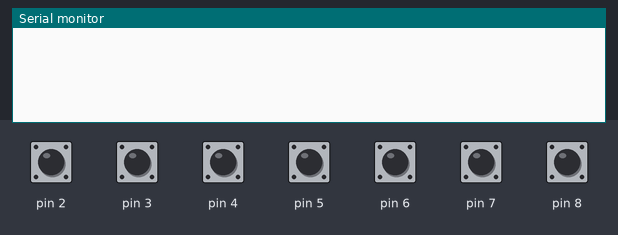
The sketch below on a simulated Arduino Mega 2560, built with avr-gcc and run on an emulated ATmega2560. Shown: the last lines printed to the serial monitor. Inputs (shaded band) come from the test bench; at power-on: pin 2–8 HIGH. Random numbers use the default seed unless the sketch sets one.

Above: at 1.2 s.
1.3 s: pin 2 pulled LOW for 0.25 s
At 2.4 s:
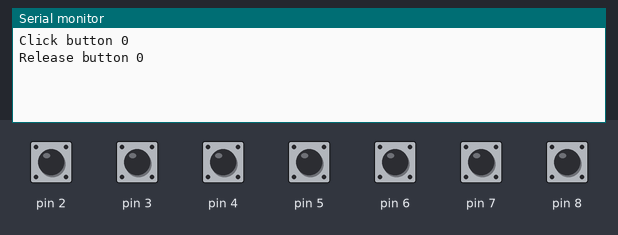
3.1 s: pin 3 pulled LOW for 0.25 s
At 3.36 s:
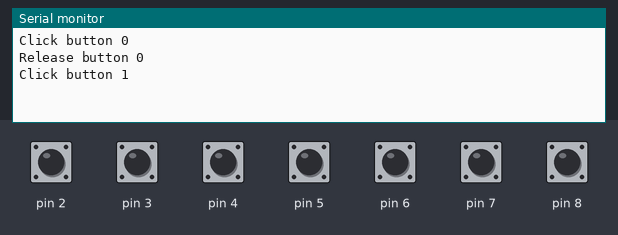
4.8 s: pin 4 pulled LOW for 0.25 s
At 6.2 s:
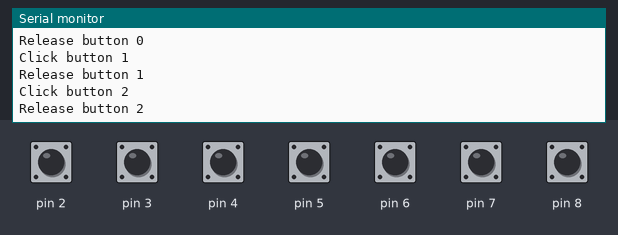
6.5 s: pin 5 pulled LOW for 0.25 s
At 7.6 s:
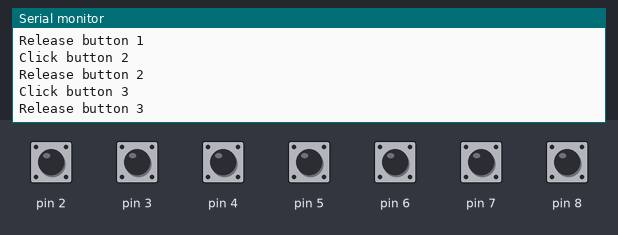
8.2 s: pin 6 pulled LOW for 0.25 s
At 9.0 s:
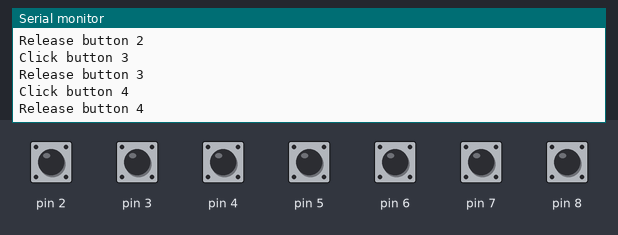
9.9 s: pin 7 pulled LOW for 0.25 s
At 11.5 s:
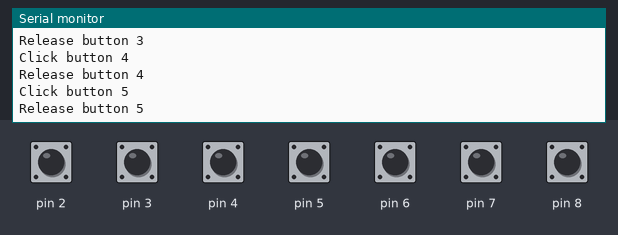

The sketch:

test_lcd_control_buttons.ino
```cpp
bool buttons[] = {false, false, false, false, false, false, false};

// Connecter le cable rouge au ground et les 7 autres aux pins 2 à 8

void setup() {
  // put your setup codehere, to run once:
  Serial.begin(9600);
  pinMode(2, INPUT_PULLUP);
  pinMode(3, INPUT_PULLUP);
  pinMode(4, INPUT_PULLUP);
  pinMode(5, INPUT_PULLUP);
  pinMode(6, INPUT_PULLUP);
  pinMode(7, INPUT_PULLUP);
  pinMode(8, INPUT_PULLUP);
}

void updateButtonValue(int pin, int rank) {
   int value = digitalRead(pin);
   if(!value != buttons[rank]) {
    buttons[rank] = !value;
    if(value == HIGH) {
      Serial.print("Release button ");
    } else {
      Serial.print("Click button ");
    }
    Serial.println(rank);
   }
}

void loop() {
  updateButtonValue(2, 0);
  updateButtonValue(3, 1);
  updateButtonValue(4, 2);
  updateButtonValue(5, 3);
  updateButtonValue(6, 4);
  updateButtonValue(7, 5);
  updateButtonValue(8, 6);
  delay(200);
}
```

Melody.cpp
```cpp
#include "constants.h"
#include "Melody.h"
#include "MemoryFree.h"
using namespace std;
#include "utils/asc.h"
#include "utils/desc.h"
#include "utils/asc_desc.h"

/**
 * Permet de créer une nouvelle passes à partir de la passe précédente et de la mélodie.
 * @returns {Pass} newPass
 */
Pass * createNewPass(Pass * previousPass, Melody * melody) {
  Pass * newPass = new Pass();
  newPass->direction = melody->direction;
  newPass->variation = melody->variation;

  switch (newPass->direction) {
    case DIR_ASC: hydratePassASC(newPass, previousPass, melody); break;
    case DIR_DESC: hydratePassDESC(newPass, previousPass, melody); break;
    case DIR_ASC_DESC: hydratePassASC_DESC(newPass, previousPass, melody); break;
  }

  return newPass;
}

/**
 * A chaque tick, fais avancer la mélodie
 * @return {int} Retourne le pitch de la note midi
 */
int Melody::advance() {
  if (this->passHead) {
    // Si la pass est terminé
    if (this->passNoteIndex >= this->passHead->notesLenght - 1) {
      this->advancePass();
    }
    this->passNoteIndex++;

    PassNote * note = this->passHead->getPassNoteAt(this->passNoteIndex);
    if(note != NULL) {
      return this->getMidiNote(note);
    }
  }
  return -1;
}

/**
 * Génère une nouvelle pass automatiquement en suivant la précédente
 */
void Melody::advancePass() {
  Pass * nextPass = createNewPass(this->passHead, this);

  nextPass->debug(true);

  // Libère la mémoire de la pass courante
  if(this->passHead != NULL) {
    this->passHead->clear();
  }
  delete this->passHead;

  // Réassigne
  this->passHead = nextPass;
  this->passNoteIndex = -1;
}

/**
 * Calcul le pitch MIDI depuis le degrée et l'octave de la note courante et les paramètres de la mélodie
 * @param  {PassNote*} note
 * @return {int} Le pitch midi
 */
int Melody::getMidiNote(PassNote * note) {
  return BASE_NOTE_A0 + this->fundamental + this->octave*12 + note->octave*12 + this->mode[note->degree];
}

/**
 * Récupère la touche enregistrer au rang X
 * @param  {int} rank
 */
InputNode * Melody::getInputAt(int rank) {
  InputNode * current = this->inputHead;

  int index = 0;
  while (current != NULL) {
    if (index == rank + 1) {
      return current;
    }
    current = current->next;
    index++;
  }

  return NULL;
}

/**
 * Ajoute un degree à la mélodie
 */
void Melody::addDegree(int degree) {
  InputNode * current = this->inputHead;

  // Crée le nouvel input
  InputNode * newNode = new InputNode();
  newNode->degree = degree;
  newNode->next = NULL;

  // Si l'input existe déjà, return
  while (current->next != NULL) {
    current = current->next;
    if (current->degree == degree) {
      return;
    }
  }

  current->next = newNode;
  this->inputLength++;

  // Met à jour la passe courante
  this->updatePasses();
}

/**
 * Supprime un degrée à la mélodie
 */
void Melody::removeDegree(int degree) {
  InputNode * current = this->inputHead;
  InputNode * next = 0;

  while(current != NULL) {
    next = current->next;

    if(next->degree == degree) {
      this->inputLength--;
      current->next = next->next;
      delete next;
      this->updatePasses();
      return;
    }
    current = next;
  }
}

/**
 * Modifie la passe courante
 * Utiliser lors des changement d'état de la mélodie
 */
void Melody::updatePasses() {
  Pass * newPass = createNewPass(this->passHead, this);

  if (this->passHead != NULL) {
    this->passHead->clear();
  }

  delete this->passHead;
  this->passHead = newPass;
}

/**
 * Methode de debug
 */
void Melody::debug() {
  #if DEBUG && DEBUG_MELODY
    String debug;
    debug =  String("┌───────── MELODY ─────────\n");
    debug += String("├ Inputs (count : ") + this->inputLength + String(")\n");
    debug += String("├ variation: ") + this->variation + String("\n");
    debug += String("├ octaveLength: ") + this->octaveLength + String("\n");
    debug += String("├ direction: ") + this->direction + String("\n");
    debug += String("├ fundamental: ") + this->fundamental + String("\n");
    debug += String("├ octave: ") + this->octave + String("\n");
    debug += String("└───────── MELODY ─────────\n");

    Serial.println(debug);
  #endif
}
```

Melody.h
```cpp
#ifndef Melody_h
#define Melody_h

#include "constants.h"
#include "Pass.h"

/*
 * Une touche
 */
class InputNode {
  public:
    int degree = -1;
    InputNode * next = NULL;
};

/**
 * Singleton représentant la mélodie
 */
class Melody {
  public:
    int inputLength = 0;
    int fundamental = 0;
    int octave = 1;
    int octaveLength = 1;
    int variation = 1;
    int direction = DIR_ASC;
    int passNoteIndex = -1;

    int mode[7] = MODE_DO;
    InputNode* inputHead = new InputNode();
    Pass* passHead = NULL;

    void addDegree(int degree);
    void removeDegree(int degree);
    void debug();
    void updatePasses();
    int advance();
    void advancePass();
    // Pass* computeNextPass(Pass * currentPass);
    int getMidiNote(PassNote * note);
    InputNode * getInputAt(int rank);
};

#endif
```

MemoryFree.cpp
```cpp
#if (ARDUINO >= 100)
#include <Arduino.h>
#else
#include <WProgram.h>
#endif

extern unsigned int __heap_start;
extern void *__brkval;

/*
 * The free list structure as maintained by the
 * avr-libc memory allocation routines.
 */
struct __freelist {
  size_t sz;
  struct __freelist *nx;
};

/* The head of the free list structure */
extern struct __freelist *__flp;

#include "MemoryFree.h"

/* Calculates the size of the free list */
int freeListSize() {
  struct __freelist* current;
  int total = 0;
  for (current = __flp; current; current = current->nx) {
    total += 2; /* Add two bytes for the memory block's header  */
    total += (int) current->sz;
  }
  return total;
}

int freeMemory() {
  int free_memory;
  if ((int)__brkval == 0) {
    free_memory = ((int)&free_memory) - ((int)&__heap_start);
  } else {
    free_memory = ((int)&free_memory) - ((int)__brkval);
    free_memory += freeListSize();
  }
  return free_memory;
}
```

MemoryFree.h
```cpp
// MemoryFree library based on code posted here:
// https://forum.arduino.cc/index.php?topic=27536.msg204024#msg204024
// Extended by Matthew Murdoch to include walking of the free list.

#ifndef MEMORY_FREE_H
#define MEMORY_FREE_H

#ifdef __cplusplus
extern "C" {
#endif

int freeMemory();

#ifdef  __cplusplus
}
#endif

#endif
```

NoteStack.cpp
```cpp
#include "NoteStack.h"
#include "constants.h"
using namespace std;

/*
 * Send a midi note
 * cmd: int => the channel
 * pitch: int => [21 - 127]
 * velocity: int
 */
void noteOn(int cmd, int pitch, int velocity) {
  if (DEBUG == false) {
    Serial.write(cmd);
    Serial.write(pitch);
    Serial.write(velocity);
  }

  #if DEBUG && DEBUG_NOTESTACK
  if(velocity != 0 || DEBUG_NOTESTACK_OFF) {
    Serial.print("Note :");
    Serial.print(pitch);
    Serial.print("; Velocity :");
    Serial.println(velocity);
  }
  #endif
}

/**
 * Rajoute une nouvelle note dans la pile
 * @param {int} pitch
 * @param {int} velocity
 * @param {float} endTime
 */
void NoteStack::addNote(int pitch, int velocity, float endTime) {
  noteOn(0x90, pitch, velocity);

  NodeNote* node = new NodeNote();
  node->pitch = pitch;
  node->endAt = endTime;
  node->next = this->head;
  this->head = node;
  this->length++;
}

/**
 * Supprime les notes passé en date
 * Exécuter à chaque TICK
 */
void NoteStack::removeOldNotes() {
  NodeNote * current = this->head;
  NodeNote * next;

  int currentTime = millis();
  while (current != NULL) {
    next = current->next;

    if(next != NULL && next->endAt < currentTime) {
      noteOn(0x90, next->pitch, 0x00);
      NodeNote * new_next = next->next;
      this->length--;
      free(next);
      current->next = new_next;
    }

    current = next;
  }
}
```

NoteStack.h
```cpp
#ifndef NodeNote_h
#define NodeNote_h

#include "arduino.h"

/**
 * Une note jouée dans la pile
 * Toutes les notes sont liés entre elles par un pointeur
 * @property {int} pitch La note MIDI
 * @property {int} endAt Moment dans l'horloge ou la note sera arrêté
 * @property {NodeNote*} next Un pointeur vers la note suivante
 */
class NodeNote {
  public:
    int pitch;
    int endAt;
    NodeNote* next;
};

/**
 * Singleton représentant une pile de note
 */
class NoteStack {
  private:
    NodeNote* head = NULL;
    int length = 0;

  public:
    void addNote(int pitch, int velocity, float endTime);
    void removeOldNotes(void);
};

#endif
```

Pass.cpp
```cpp
#include "Pass.h"
#include "constants.h"
using namespace std;

/**
 * Supprime toute les pass suivantes récurivement
 */
void Pass::clear() {
  if(this->noteHead != NULL) {
    // Supprime toute les notes récursivement
    this->noteHead->clear();
  }
  // Reset
  this->direction = 0;
  this->rank = -1;

  // Supprime la référence du pointer
  delete this->noteHead;
  this->noteHead = NULL;
}

/**
 * Rajoute une note au bout de la pass
 * @param {int} degree [0 - 7]
 * @param {int} octave [1 - 4]
 */
void Pass::addNote(int degree, int octave) {
  PassNote * current = this->noteHead;

  // Crée la note
  PassNote * note = new PassNote();
  note->degree = degree;
  note->octave = octave;
  note->next = NULL;
  this->notesLenght++;

  // Si pas de noteHead
  if (current == NULL) {
    this->noteHead = note;
    return;
  }

  // Sinon met au bout de la liste
  while(current->next != NULL) {
    current = current->next;
  }
  current->next = note;
}

/**
 * Récupère la note présente au rank "rank"
 */
PassNote* Pass::getPassNoteAt(int rank) {
  PassNote * current = this->noteHead;
  int index = 0;
  while(current != NULL) {
    if(index == rank) {
      return current;
    }
    current = current->next;
    index++;
  }
  return NULL;
}

/**
 * Debug une passe
 * @param  {boolean} debugNotes Si "true" appellera aussi les méthode de debug des notes contenu dans la passe
 */
void Pass::debug(bool debugNotes) {
  #if DEBUG && DEBUG_MELODY
    Serial.println("------ Pass ------");
    Serial.print("| direction: ");
    Serial.println(this->direction);
    Serial.print("| rank: ");
    Serial.println(this->rank);
    Serial.print("| notes count: ");
    Serial.println(this->notesLenght);
    Serial.print("| variation: ");
    Serial.println(this->variation);
    Serial.print("| noteHead: ");
    Serial.println((int) this->noteHead);
    Serial.println("------ /Pass/ ------");
    Serial.println("");
  #endif
  if (debugNotes && this->noteHead != NULL) {
    this->noteHead->debug(true);
  }
}

/**
 * Supprime toutes les notes suivantes récursivement
 */
void PassNote::clear() {
  if(this->next != NULL) {
    this->next->clear();
  }
  delete this->next;
  this->next = NULL;
}

/**
 * Debug une note
 * @param  {boolean} recursive Si "true" la méthode de débug iterera dans toute les notes suivantes
 */
void PassNote::debug(bool recursive) {
  #if DEBUG && DEBUG_MELODY
    Serial.println("------ Note ------");
    if((int) this == 0) {
      Serial.println("| NULL");
    } else {
      Serial.print("| degree: ");
      Serial.println(this->degree);
      Serial.print("| octave: ");
      Serial.println(this->octave);
    }
    Serial.println("------ /Pass/ ------");
    Serial.println("");
  #endif
  if (recursive && this->next != NULL) {
    this->next->debug(true);
  }
}
```

Pass.h
```cpp
#ifndef Pass_h
#include <arduino.h>
#define Pass_h

/*
 * Une note seule
 */
class PassNote {
  public:
    int degree;
    int octave;
    PassNote * next = NULL;
    void clear();
    void debug(bool recursive = false);
};

/**
 * Une phrase joué
 */
class Pass {
  public:
    PassNote * noteHead = NULL;
    int notesLenght = 0;
    int direction = 0;
    int variation = 0;
    int rank = -1;

    void clear();
    void debug(bool debugNotes = false);
    void addNote(int degree, int octave);
    PassNote * getPassNoteAt(int rank);
};

#endif
```

Rythmic.cpp
```cpp
#include "Rythmic.h"
using namespace std;

double randd() {
  return (double)rand() / ((double)RAND_MAX + 1);
}

RythmicTick * liveTick = new RythmicTick();

Rythmic::Rythmic() {
  this->pointer = 0;
  this->length = 16;
  this->mode = MODE_LIVE;

  this->tickBaseLength = 1.0;
  this->tickRandomLength = 0.8;
  this->tickBaseVelocity = 1.0;
  this->tickRandomVelocity = 0.5;

  this->tmp = new RythmicTick();
  for(int i=0; i<LENGTH_MAX; i++) {
    this->ticks[i] = new RythmicTick();
  }
}

int Rythmic::advance() {
  if(this->mode == MODE_LIVE) {
    this->pointer = 0;
  } else {
    this->pointer = (this->pointer + 1) % this->length;
  }

  return this->pointer;
}

RythmicTick * Rythmic::getTick() {
  return this->mode == MODE_LIVE
    ? liveTick
    : this->ticks[this->pointer];
}

RythmicTick * Rythmic::computeTick() {
  RythmicTick * tick = this->getTick();

  // Compute duration
  this->tmp->duration = this->tickBaseLength*tick->duration; // Base duration
  this->tmp->duration -= this->tmp->duration*this->tickRandomLength*randd();

  this->tmp->velocity = 128*this->tickBaseVelocity;
  this->tmp->velocity -= this->tmp->velocity*this->tickRandomVelocity*randd();

  return this->tmp;
}

int Rythmic::setLength(int length) {
  this->length = length > LENGTH_MAX
    ? LENGTH_MAX
    : length;

  return this->length;
}

int Rythmic::getLength() {
  return this->length;
}
```

Rythmic.h
```cpp
#ifndef Rythmic_h
#define Rythmic_h
#include "arduino.h"
#include "constants.h"
#define LENGTH_MAX 64

class RythmicTick {
  public:
    float duration = 1;
    float velocity = 1;
    RythmicTick* next = NULL;
};

/**
 * Singleton représentant la structure rythmique
 */
class Rythmic {
  private:
   int pointer;
   int length;
   RythmicTick * tmp;

  public:
    int mode;
    float tickBaseLength;
    float tickRandomLength;
    float tickBaseVelocity;
    float tickRandomVelocity;

    RythmicTick * ticks[LENGTH_MAX];
    Rythmic();
    RythmicTick * getTick();
    RythmicTick * computeTick();

    int advance();
    int setLength(int length);
    int getLength();
};

#endif
```

constants.h
```cpp
// DEBUG
#define DEBUG true
#define DEBUG_MEMORY false
#define DEBUG_NOTESTACK false
#define DEBUG_NOTESTACK_OFF false
#define DEBUG_MELODY false
#define DEBUG_LCD_BTN_MODULE false

// Rates
#define rate1_1 1
#define rate1_2 0.5
#define rate1_4 0.25
#define rate1_8 0.125
#define rate1_16 0.0625
#define rate1_32 0.03125
#define rate1_64 0.015625
#define rate1_128 0.0078125

// Types de progressions
#define DIR_ASC 1
#define DIR_DESC 2
#define DIR_ASC_DESC 3
#define DIR_IN 4
#define DIR_RAND 5
#define DIR_HAND 6

// Etat
#define MODE_LIVE 1
#define MODE_GRID 2

// Modes harmonique
#define MODE_DO {0, 2, 4, 5, 7, 9, 11}
#define MODE_RE {0, 2, 3, 5, 7, 9, 10}
#define MODE_MI {0, 1, 3, 5, 7, 8, 10}
#define MODE_FA {0, 2, 4, 6, 7, 9, 11}
#define MODE_SOL {0, 2, 4, 5, 7, 9, 10}
#define MODE_LA {0, 2, 3, 5, 7, 8, 10}
#define MODE_SI {0, 1, 3, 5, 6, 8, 10}

#define NOTES {"A", "A#", "B", "C", "C#", "D", "D#", "E", "F", "F#", "G", "G#"}

#define BASE_NOTE_A0 21
```

asc_desc.h
```cpp
void addPassNoteVar1ASCDESC(Pass * pass, Melody * melody, int rankMax) {
  if(pass->rank < rankMax / 2) {
    addPassNoteVar1ASC(pass, melody);
  } else {
    int tmpPassRank = pass->rank;
    pass->rank -= rankMax / 2;
    addPassNoteVar1DESC(pass, melody);
    pass->rank = tmpPassRank;
  }
}


/**
 * Rempli les paramètre d'une passe en se basant sur son précédent niveau et l'état de la mélodie
 */
void hydratePassASC_DESC(Pass * pass, Pass * previousPass, Melody * melody) {
  int rankMax = melody->octaveLength * 2;

  if (
    previousPass->direction == pass->direction
    && previousPass->variation == pass->variation
  ) {
    pass->rank = (previousPass->rank + 1) % rankMax;
  } else {
    pass->rank = 0;
  }

  switch (pass->variation) {
    case 1: addPassNoteVar1ASCDESC(pass, melody, rankMax); break;
    case 2: addPassNoteVar23ASC(pass, melody); break;
    case 3: addPassNoteVar23ASC(pass, melody); break;
    case 4: addPassNoteVar4ASC(pass, melody); break;
    default: break;
  }
}
```

Source omitted: asc.h (4489 bytes), desc.h (3991 bytes)

Measured:
- after the input at 1.3 s, the serial monitor: prints a new line after 0.10 s (image 1)
- after the input at 3.1 s, the serial monitor: prints a new line after 0.10 s (image 2)
- after the input at 4.8 s, the serial monitor: prints a new line at once (image 3)
- after the input at 6.5 s, the serial monitor: prints a new line after 0.10 s (image 4)
- after the input at 8.2 s, the serial monitor: prints a new line at once (image 5)
- after the input at 9.9 s, the serial monitor: prints a new line after 0.10 s (image 6)
